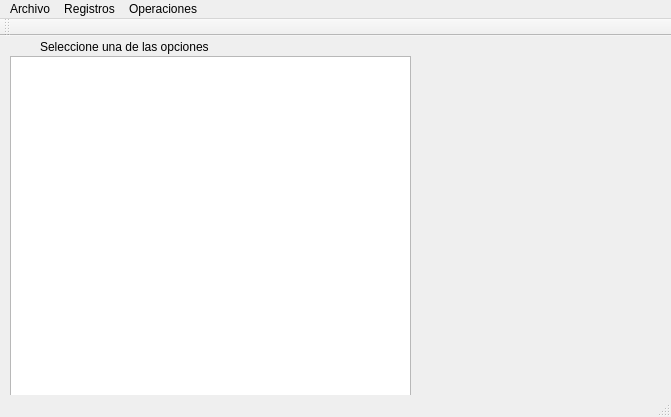
<?xml version="1.0" encoding="UTF-8"?>
<ui version="4.0">
 <class>MainWindow</class>
 <widget class="QMainWindow" name="MainWindow">
  <property name="geometry">
   <rect>
    <x>0</x>
    <y>0</y>
    <width>671</width>
    <height>417</height>
   </rect>
  </property>
  <property name="windowTitle">
   <string>Proyecto</string>
  </property>
  <property name="unifiedTitleAndToolBarOnMac">
   <bool>true</bool>
  </property>
  <widget class="QWidget" name="centralWidget">
   <widget class="QTableWidget" name="tablaEstructura">
    <property name="geometry">
     <rect>
      <x>10</x>
      <y>20</y>
      <width>401</width>
      <height>361</height>
     </rect>
    </property>
   </widget>
   <widget class="QLabel" name="lb_info">
    <property name="geometry">
     <rect>
      <x>40</x>
      <y>0</y>
      <width>211</width>
      <height>21</height>
     </rect>
    </property>
    <property name="text">
     <string>Seleccione una de las opciones</string>
    </property>
   </widget>
  </widget>
  <widget class="QMenuBar" name="menuBar">
   <property name="geometry">
    <rect>
     <x>0</x>
     <y>0</y>
     <width>671</width>
     <height>25</height>
    </rect>
   </property>
   <widget class="QMenu" name="menuArchivo">
    <property name="title">
     <string>Archivo</string>
    </property>
    <addaction name="actionNuevo_Archivo"/>
    <addaction name="separator"/>
    <addaction name="actionVer_Archivo"/>
    <addaction name="separator"/>
    <addaction name="actionModificar"/>
   </widget>
   <widget class="QMenu" name="menuRegistros">
    <property name="title">
     <string>Registros</string>
    </property>
    <addaction name="actionAgregar"/>
    <addaction name="separator"/>
    <addaction name="actionBuscar"/>
    <addaction name="separator"/>
    <addaction name="actionBorrar"/>
    <addaction name="separator"/>
    <addaction name="actionListar"/>
   </widget>
   <widget class="QMenu" name="menuOPeraciones">
    <property name="title">
     <string>Operaciones</string>
    </property>
    <addaction name="actionCompactar"/>
    <addaction name="separator"/>
    <addaction name="actionReindexar"/>
    <addaction name="separator"/>
    <addaction name="actionExportar"/>
   </widget>
   <addaction name="menuArchivo"/>
   <addaction name="menuRegistros"/>
   <addaction name="menuOPeraciones"/>
  </widget>
  <widget class="QToolBar" name="mainToolBar">
   <attribute name="toolBarArea">
    <enum>TopToolBarArea</enum>
   </attribute>
   <attribute name="toolBarBreak">
    <bool>false</bool>
   </attribute>
  </widget>
  <widget class="QStatusBar" name="statusBar"/>
  <action name="actionNuevo_Archivo">
   <property name="text">
    <string>Nuevo Archivo</string>
   </property>
  </action>
  <action name="actionVer_Archivo">
   <property name="text">
    <string>Ver Estructura</string>
   </property>
  </action>
  <action name="actionModificar">
   <property name="text">
    <string>Modificar Estructura</string>
   </property>
  </action>
  <action name="actionAgregar">
   <property name="text">
    <string>Agregar</string>
   </property>
  </action>
  <action name="actionBuscar">
   <property name="text">
    <string>Buscar</string>
   </property>
  </action>
  <action name="actionBorrar">
   <property name="text">
    <string>Borrar</string>
   </property>
  </action>
  <action name="actionListar">
   <property name="text">
    <string>Listar</string>
   </property>
  </action>
  <action name="actionCompactar">
   <property name="text">
    <string>Compactar</string>
   </property>
  </action>
  <action name="actionReindexar">
   <property name="text">
    <string>Reindexar</string>
   </property>
  </action>
  <action name="actionExportar">
   <property name="text">
    <string>Exportar</string>
   </property>
  </action>
 </widget>
 <layoutdefault spacing="6" margin="11"/>
 <resources/>
 <connections/>
</ui>
